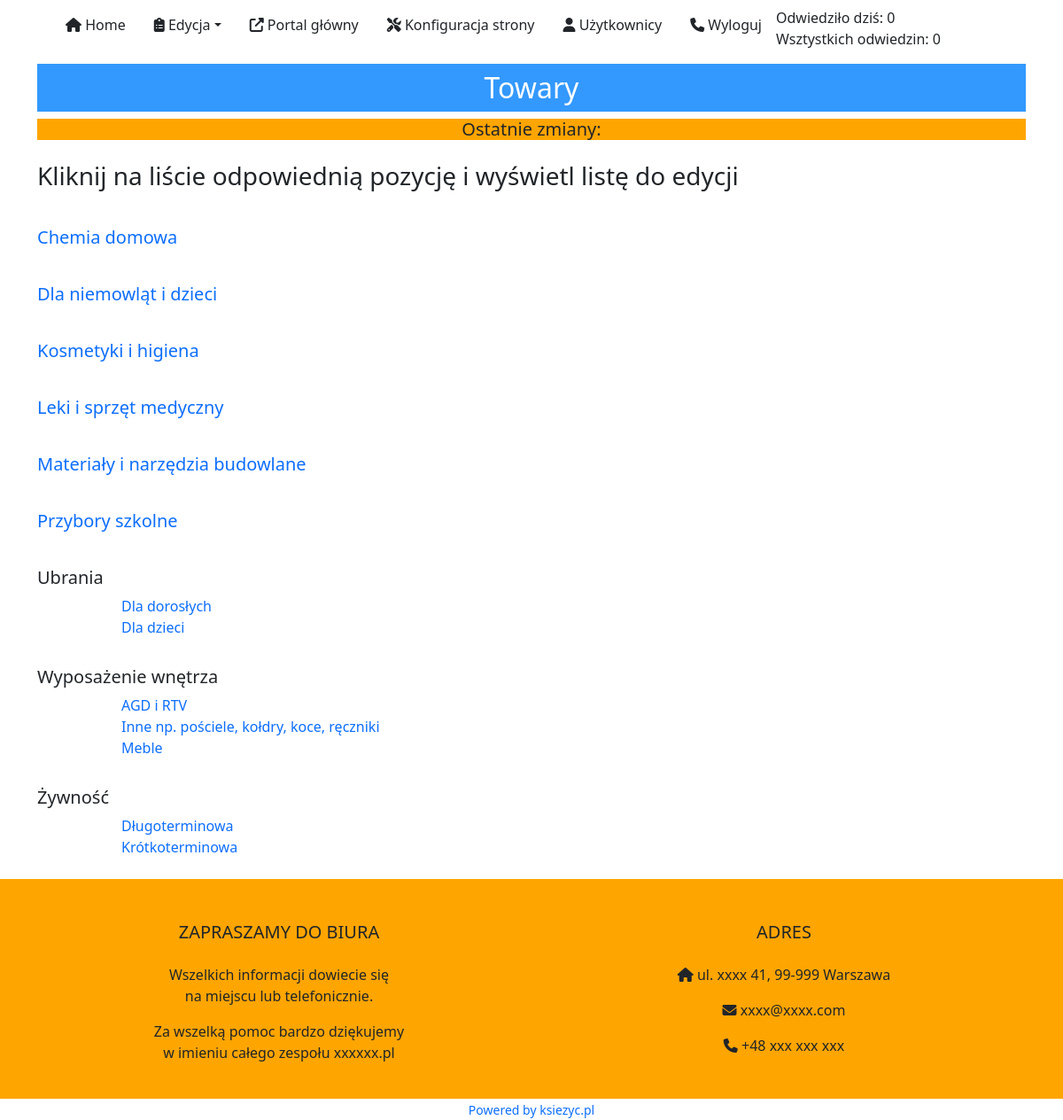
The app's page /panel/potrzebne.php?kategorie__glowne_id=1 (signed in) with its own data.
### tables this page shows
CREATE TABLE `counter` (
  `data` date NOT NULL DEFAULT '0000-00-00',
  `licznik` int(11) NOT NULL DEFAULT 1
);

CREATE TABLE `kategorie__glowne` (
  `id` int(11) NOT NULL,
  `nazwa` varchar(30) NOT NULL,
  `opis` varchar(150) NOT NULL
);

CREATE TABLE `kategorie__podkategorie` (
  `id` int(11) NOT NULL,
  `kategorie__glowne_id` int(11) NOT NULL,
  `nazwa` varchar(100) NOT NULL,
  `opis` varchar(150) NOT NULL,
  `kategorie__podkategorie_3poziom` int(11) NOT NULL DEFAULT 0
);

### panel/potrzebne.php (the view, shortened to what this page needs)
<?php
	include_once("../connect.php");
?>
<?php include_once("head.php"); ?>
<?php include_once("nav.php"); ?>
<div class='container'>
	<?php
		$sql_kategorie__glowne = "SELECT * FROM kategorie__glowne WHERE id = ".$_GET['kategorie__glowne_id']."";
		$result_kategorie__glowne = mysqli_query($link, $sql_kategorie__glowne);
		$wiersz_kategorie__glowne = mysqli_fetch_array($result_kategorie__glowne);
			$nazwa_kategorie__glowne = $wiersz_kategorie__glowne['nazwa'];
		$sql_towary_data_aktualizacji = "SELECT MAX(data) FROM towary";
		$result_towary_data_aktualizacji = mysqli_query($link, $sql_towary_data_aktualizacji);
		$wiersz_towary_data_aktualizacji = mysqli_fetch_array($result_towary_data_aktualizacji);
		$data_aktualizacji = $wiersz_towary_data_aktualizacji[0];
	?>
	<div class='row mt-2'>
		<div class='col-sm-12'>
			<center>
				<h2 class='py-2' style='background-color: #3399ff; color: #FFFFFF'><?php echo $nazwa_kategorie__glowne; ?></h2>
			</center>
		</div>
		<div class='col-sm-12'>
		<center>
		  <h5 style='background-color: #ffa500;'>Ostatnie zmiany: <?php echo $data_aktualizacji; ?></h5>
	</div>
	</div>
	<div class='row mt-2'>
		<div class='col-12 mt-2'>
			<h3>Kliknij na liście odpowiednią pozycję i wyświetl listę do edycji</h3>
		</div>
	</div>
	<?php
		$sql_kategorie__podkategorie_poziom_0 = "SELECT * FROM kategorie__podkategorie WHERE kategorie__podkategorie_3poziom = 0 AND kategorie__glowne_id = ".$_GET['kategorie__glowne_id']." ORDER BY nazwa ASC";
		$result_kategorie__podkategorie_poziom_0 = mysqli_query($link, $sql_kategorie__podkategorie_poziom_0);
		while ($wiersz_kategorie__podkategorie_poziom_0 = mysqli_fetch_array($result_kategorie__podkategorie_poziom_0)){
			$id_wiersz_kategorie__podkategorie_poziom_0 = $wiersz_kategorie__podkategorie_poziom_0['id'];
			$podkategoria_poziom_0 = $wiersz_kategorie__podkategorie_poziom_0['nazwa'];
			$sql_kategorie__podkategorie_poziom_1 = "SELECT * FROM kategorie__podkategorie WHERE kategorie__podkategorie_3poziom = ".$id_wiersz_kategorie__podkategorie_poziom_0." ORDER BY nazwa ASC";
			$result_kategorie__podkategorie_poziom_1 = mysqli_query($link, $sql_kategorie__podkategorie_poziom_1);
			$czy_sa_kategorie__podkategorie_poziom_1 = mysqli_num_rows($result_kategorie__podkategorie_poziom_1);
		echo "
		<div class='row mt-4'>
			<div class='col-12 mt-2'>
				";
				if ($czy_sa_kategorie__podkategorie_poziom_1 > 0)
					echo "<h5>".$podkategoria_poziom_0."</h5>";
				else
					echo "<h5><a href='lista.php?id_kategorie__glowne=".$_GET['kategorie__glowne_id']."&id_wiersz_kategorie__podkategorie_poziom_0=".$id_wiersz_kategorie__podkategorie_poziom_0."' class='text-decoration-none'>".$podkategoria_poziom_0."</a></h5>";
			while ($wiersz_kategorie__podkategorie_poziom_1 = mysqli_fetch_array($result_kategorie__podkategorie_poziom_1)){
				$id_wiersz_kategorie__podkategorie_poziom_1 = $wiersz_kategorie__podkategorie_poziom_1['id'];
				$podkategoria_poziom_1 = $wiersz_kategorie__podkategorie_poziom_1['nazwa'];
				echo "
					<div class='row'>
						<div class='col-1'></div>
						<div
						class='col-11'><a href='lista.php?id_kategorie__glowne=".$_GET['kategorie__glowne_id']."&id_wiersz_kategorie__podkategorie_poziom_0=".$id_wiersz_kategorie__podkategorie_poziom_0."&id_wiersz_kategorie__podkategorie_poziom_1=".$id_wiersz_kategorie__podkategorie_poziom_1."' class='text-decoration-none'>".$podkategoria_poziom_1."</a></div>
					</div>";
			}
			echo "
				</div>
			</div>";
		}
	?>
</div>
<?php include_once("footer.php"); ?>
</body>
</html>

### panel/head.php (shortened to what this page needs)
<?php
    include_once("../connect.php");
    $sql_settings = "SELECT * FROM settings ";
    $result_settings = mysqli_query($link, $sql_settings);
    while ($wiersz_settings = mysqli_fetch_array($result_settings))
    {
	$settings[$wiersz_settings['nazwa']]= base64_decode($wiersz_settings['wartosc']);
    }
?>
<!DOCTYPE html>
<html>
    <head>
	<link href='https://cdn.jsdelivr.net/npm/bootstrap@5.1.3/dist/css/bootstrap.min.css' rel='stylesheet'>
	<link rel='stylesheet' type='text/css' href='../css/main.css'>
	<link rel="stylesheet" href="https://ajax.googleapis.com/ajax/libs/jqueryui/1.12.1/themes/smoothness/jquery-ui.css">
    </head>
<body>

### panel/nav.php (shortened to what this page needs)
<?php
include_once("../connect.php");
    function licznik_dzis($link)
    {
        $sql = mysqli_query($link, "SELECT licznik FROM counter ORDER BY data DESC LIMIT 0,1");
        $licznik = mysqli_fetch_row($sql);
	return $licznik[0];
    }
    function licznik_all($link)
    {
        $sql = mysqli_query($link, "SELECT sum(`licznik`) FROM `counter`");
        $data = mysqli_fetch_row($sql);
        return $data[0];
    }
?>
	<nav class='navbar navbar-expand-md bg-white'>
		<div class='container'>
			<div class='collapse navbar-collapse' id='collapsibleNavbar'>
				<ul class='navbar-nav'>
					<li class='nav-item'>
						<a class='nav-link text-dark px-3' href='index.php'><i class='fas fa-home'></i> Home</a>
					</li>
					<li class='nav-item dropdown'>
						<a class='nav-link dropdown-toggle text-dark px-3' href='#' role='button' data-bs-toggle='dropdown'><i class="fas fa-clipboard-list"></i> Edycja</a>
					</li>
					<li class='nav-item'>
						<a class='nav-link text-dark px-3' href='../index.php' target='_new'><i class="fas fa-external-link-alt"></i></i> Portal główny</a>
					</li>
					<li class='nav-item'>
						<a class='nav-link text-dark px-3' href='settings.php' target='new'><i class="fas fa-tools"></i></i> Konfiguracja strony</a>
					</li>
					<li class='nav-item'>
						<a class='nav-link text-dark px-3' href='users.php' target='new'><i class="fas fa-user"></i></i> Użytkownicy</a>
					</li>
					<li class='nav-item'>
						<a class='nav-link text-dark px-3' href='log_logout.php'><i class="fas fa-phone"></i></i> Wyloguj</a>
					</li>
					<li class='nav-item'>
						<div>Odwiedziło dziś: <?php print licznik_dzis($link); ?></div><div> Wsztystkich odwiedzin: <?php print licznik_all($link); ?></div>
					</li>
				</ul>
			</div>
		</div>
	</nav>

### panel/footer.php
<footer class="page-footer font-small mdb-color lighten-3 pt-4 mt-4"  style='background-color: #ffa500;'>
  <div class="container text-center text-md-left">
    <div class="row">
      <div class="col-md-6 col-lg-6 mr-auto my-md-4 my-0 mt-4 mb-1">
        <h5 class="font-weight-bold text-uppercase mb-4">Zapraszamy do biura</h5>
        <p>Wszelkich informacji dowiecie się<br>na miejscu lub telefonicznie.</p>
        <p>Za wszelką pomoc bardzo dziękujemy<br>w imieniu całego zespołu <?php print $settings['page_name']; ?></p>
      </div>
      <div class="col-md-6 col-lg-6 mx-auto my-md-4 my-0 mt-4 mb-1">
        <h5 class="font-weight-bold text-uppercase mb-4">Adres</h5>
        <ul class="list-unstyled">
          <li>
            <p>
              <i class="fas fa-home mr-3"></i> ul. <?php print $settings['address_footer'].",  ".$settings['miasto_footer']; ?></p>
          </li>
          <li>
            <p>
              <i class="fas fa-envelope mr-3"></i> <?php print $settings['email_footer']; ?></p>
          </li>
          <li>
            <p>
              <i class="fas fa-phone mr-3"></i><a href='tel: <?php print $settings['telefon_footer']; ?>' class='text-decoration-none text-dark'> <?php print $settings['telefon_footer']; ?></a></p>
          </li>
        </ul>
      </div>
    </div>
  </div>
</footer>
<div class="container-fluid">
	<div class='row'>
		<div class='col-12'>
			<center><a href='https://ksiezyc.pl/kontakt.php' style='text-decoration: none' target='_new'><small>Powered by ksiezyc.pl</small></a></center>
		</div>
	</div>
</div>

### css/main.css (style rules this page uses)
body { background-color: ; }
.list-unstyled { padding-left: 0; list-style: none; }

### records on screen
counter: licznik "0"
kategorie__glowne: nazwa "Towary"
kategorie__podkategorie: nazwa "Chemia domowa"
kategorie__podkategorie: nazwa "Dla niemowląt i dzieci"
kategorie__podkategorie: nazwa "Kosmetyki i higiena"
kategorie__podkategorie: nazwa "Leki i sprzęt medyczny"
kategorie__podkategorie: nazwa "Materiały i narzędzia budowlane"
kategorie__podkategorie: nazwa "Przybory szkolne"
kategorie__podkategorie: nazwa "Ubrania"
kategorie__podkategorie: nazwa "Dla dorosłych"
kategorie__podkategorie: nazwa "Dla dzieci"
kategorie__podkategorie: nazwa "Wyposażenie wnętrza"
kategorie__podkategorie: nazwa "AGD i RTV"
kategorie__podkategorie: nazwa "Inne np. pościele, kołdry, koce, ręczniki"
kategorie__podkategorie: nazwa "Meble"
kategorie__podkategorie: nazwa "Żywność"
kategorie__podkategorie: nazwa "Długoterminowa"
kategorie__podkategorie: nazwa "Krótkoterminowa"

### other values on screen
licznik_all($link) "0"
$settings['page_name'] "xxxxxx.pl"
$settings['address_footer'] "xxxx 41"
$settings['miasto_footer'] "99-999 Warszawa"
$settings['email_footer'] "xxxx@xxxx.com"
$settings['telefon_footer'] "+48 xxx xxx xxx"
